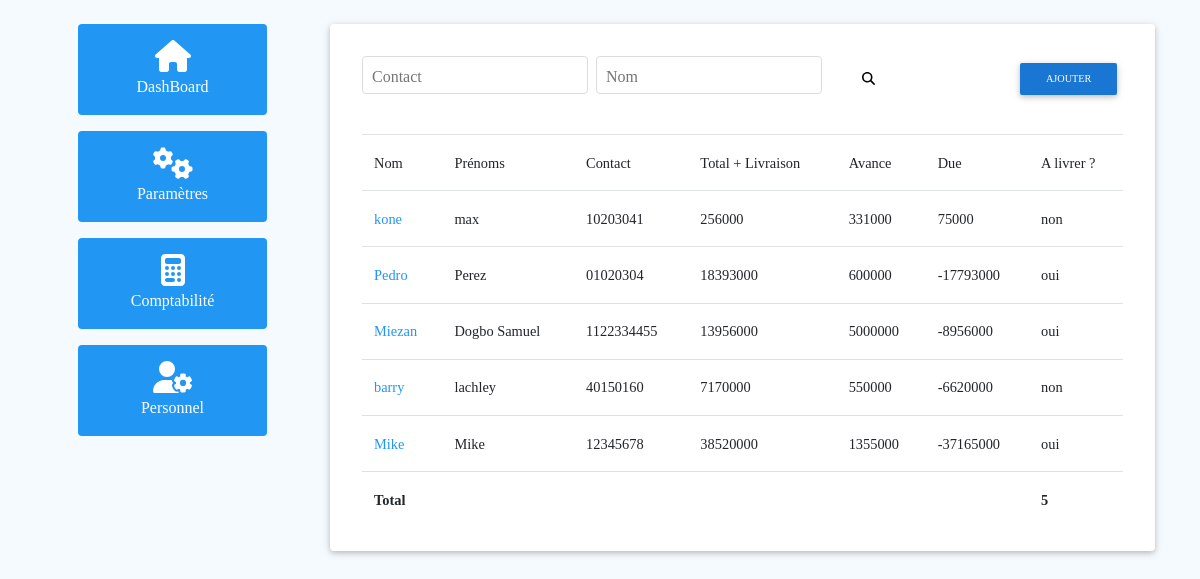
/clients/, run on the app's committed database.
### caisse/models.py (models this page shows, shortened)
class Client(models.Model):
    nom = models.CharField(max_length=100)
    prenoms = models.CharField(max_length=100)
    contact = models.CharField(max_length=100, unique=True)
    date = models.DateField(auto_now_add=True)
    @property
    def total_plus_livraison(self):
        t = 0
        for commande in self.commande_set.all():
            t += commande.total_plus_livraison
        return t
    @property
    def avance(self):
        t = 0
        for commande in self.avance_set.all():
            t += commande.montant
        return t
    @property
    def solde(self):
        solde =  self.avance - self.total_plus_livraison
        return solde
    @property
    def doit(self):
        return self.solde
    @property
    def attente_de_livraison(self):
        return self.commande_set.filter(livre=False).count() >= 1

class Commande(models.Model):
     client = models.ForeignKey(Client, on_delete=models.CASCADE)
     date = models.DateTimeField(auto_now_add=True)
     produit = models.ForeignKey(Produit, on_delete=models.CASCADE, null=True)
     quantite = models.PositiveIntegerField(default=0)
     livre = models.BooleanField(default=False)
     @property
     def total_simple(self):
         return self.produit.prix * self.quantite
     @property
     def total_plus_livraison(self):
         prix_camion = 5000
         nombre_camions = math.ceil((self.quantite / self.produit.quantite_par_camion + 1))
         livraison = nombre_camions * prix_camion
         return self.total_simple + livraison

class Produit(models.Model):
    categorie = models.ForeignKey(Categorie, on_delete=models.SET_NULL, null=True)
    nom = models.CharField(max_length=100)
    infos = models.TextField(null=True, blank=True)
    prix = models.PositiveIntegerField(default=0)
    quantite_par_camion = models.PositiveIntegerField(default=1)
    class Meta:
        ordering = ['-pk']

class Avance(models.Model):
    date = models.DateTimeField(auto_now_add=True)
    montant = models.PositiveIntegerField(default=0)
    client = models.ForeignKey(Client, on_delete=models.CASCADE)
    class Meta:
        ordering = ['-date']

### caisse/views.py (the view)
# urls.py: path('clients/', ClientListView.as_view(), name='client_list'),
class ClientListView(generic.ListView):
    model = Client
    template_name = 'caisse/client_list.html'
    def get(self, request, *args, **kwargs):
        if request.GET.get('contact', None) is not None:
            self.queryset = self.get_queryset().filter(contact__contains=request.GET['contact'])
        if request.GET.get('nom', None) is not None:
            self.queryset = self.get_queryset().filter(nom__contains=request.GET['nom'])
        return super(ClientListView, self).get(request, *args, **kwargs)

### templates/caisse/client_list.html
{% extends 'caisse/home.html' %}
{% block home_nav %}
{% include 'caisse/_nav.html' %}
{% endblock %}
{% block home_content %}
<div class="jumbotron py-2 rounded">
    <div class="d-flex align-items-center">
        <div class="w-75">
            <form action="" class="form-inline" method="get">
                <div class="md-form md-outline">
                    <label for="">Contact</label>
                    <input type="text" name="contact" class="form-control">
                </div>&nbsp;&nbsp;
                <div class="md-form md-outline">
                    <label for="">Nom</label>
                    <input type="text" name="nom" class="form-control">
                </div>
                <div>
                    <button class="btn btn-link" type="submit"> <span class="fa fa-search"></span></button>
                </div>
            </form>
        </div>
        <div class="w-25 text-right">
            <a href="{% url 'caisse:client_create' %}" class="btn d-inline-block btn-blue btn-sm">Ajouter</a>
        </div>
    </div>
    <table class="mt-2 table">
        <tr>
            <th>Nom</th>
            <th>Prénoms</th>
            <th>Contact</th>
            <th>Total + Livraison</th>
            <th>Avance</th>
            <th>Due</th>
            <th>A livrer ?</th>
        </tr>
        {% for client in object_list %}
        <tr>
            <td><a class="blue-text" href="{% url 'caisse:client_update' pk=client.pk %}">{{ client.nom }}</a> </td>
            <td>{{ client.prenoms }}</td>
            <td>{{ client.contact }}</td>
            <td>{{ client.total_plus_livraison }}</td>
            <td>{{ client.avance }}</td>
            <td>{{ client.doit }}</td>
            <td>{{ client.attente_de_livraison|yesno }}</td>
        </tr>
        {% endfor %}
        <tr>
            <td class="font-weight-bold" colspan="6">Total</td>
            <td class="font-weight-bold">{{ object_list.count }}</td>
        </tr>
    </table>
</div>
{% endblock %}

### templates/caisse/home.html (shortened to what this page needs)
{% extends 'base.html' %}
{% load humanize %}
{% block content %}
<div class="container mt-4">
    <div class="row">
        <div class="col-3 px-5">
            {% block home_nav %}{% endblock %}
        </div>
        <div class="col-9 ">
            {% block home_content %}{% endblock %}
        </div>
    </div>
</div>
{% endblock %}

### templates/base.html (shortened to what this page needs)
{% load static %}
<!DOCTYPE html>
<html lang="en">
<head>
    <link rel="stylesheet" href="{% static 'css/bootstrap.min.css' %}">
    <link rel="stylesheet" href="{% static 'css/mdb.min.css' %}">
    <link rel="stylesheet" href="{% static 'css/all.min.css' %}">
    <link rel="stylesheet" href="{% static 'css/style.min.css' %}">
</head>
<body>
    {% block content %}
    {% endblock %}
</body>
</html>

### templates/caisse/_nav.html
<a href="{% url 'caisse:home' %}" class="d-block blue nav-option mb-3 p-3 rounded white-text text-center">
    <span class="fa fa-home fa-2x"></span><br>
    <span>DashBoard</span>
</a>
<a href="" class="d-block white-text blue nav-option mb-3 p-3 rounded text-center">
    <span class="fa fa-cogs fa-2x"></span><br>
    <span>Paramètres</span>
</a>
<a href="" class="d-block white-text blue nav-option mb-3 p-3 rounded text-center">
    <span class="fa fa-calculator fa-2x"></span><br>
    <span>Comptabilité</span>
</a>
<a href="" class="d-block white-text blue nav-option mb-3 p-3 rounded text-center">
    <span class="fa fa-user-cog fa-2x"></span><br>
    <span>Personnel</span>
</a>

### templates/base.html (style rules this page uses)
body { background-color: #f5faff; font-family: Bahnschrift; }

### data on the page
Client: nom "kone", prenoms "max", contact "10203041", total_plus_livraison "256000", avance "331000", doit "75000", attente_de_livraison "non"
Client: nom "Pedro", prenoms "Perez", contact "01020304", total_plus_livraison "18393000", avance "600000", doit "-17793000", attente_de_livraison "oui"
Client: nom "Miezan", prenoms "Dogbo Samuel", contact "1122334455", total_plus_livraison "13956000", avance "5000000", doit "-8956000", attente_de_livraison "oui"
Client: nom "barry", prenoms "lachley", contact "40150160", total_plus_livraison "7170000", avance "550000", doit "-6620000", attente_de_livraison "non"
Client: nom "Mike", prenoms "Mike", contact "12345678", total_plus_livraison "38520000", avance "1355000", doit "-37165000", attente_de_livraison "oui"

### other printed values
{{ object_list.count }} "5"
